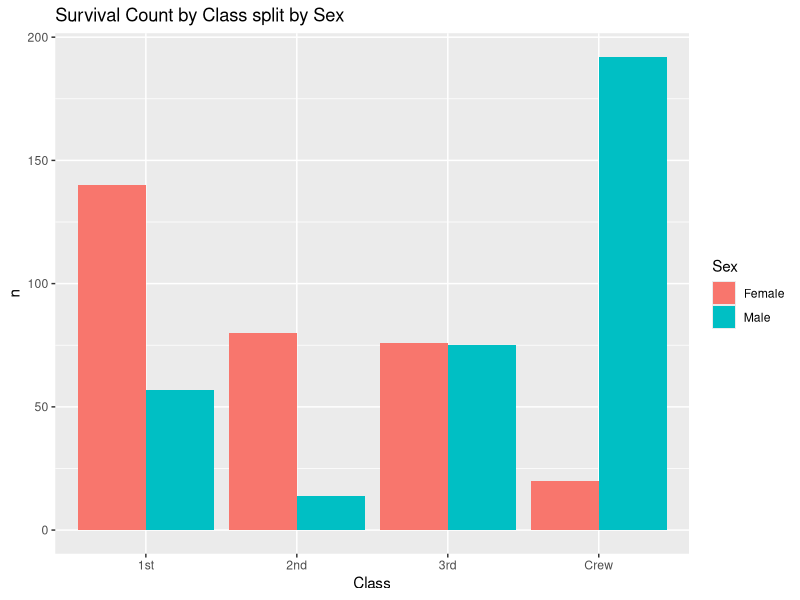
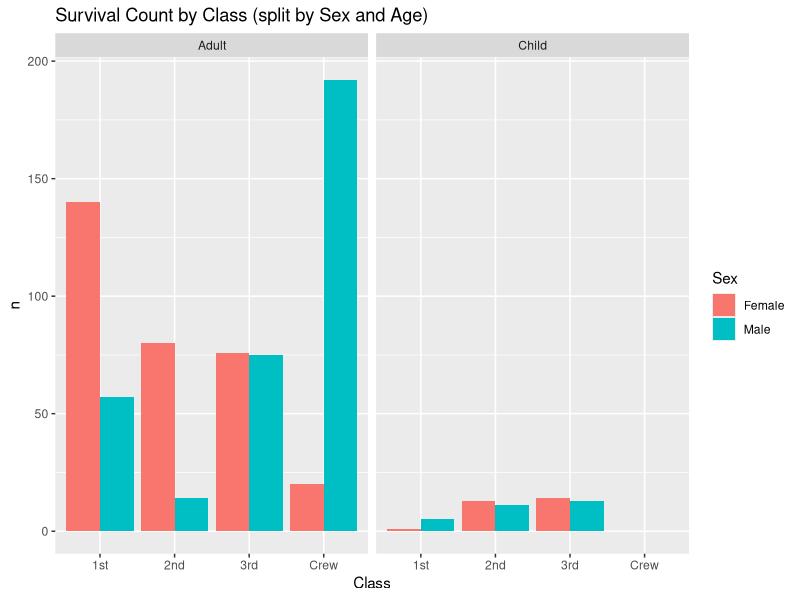
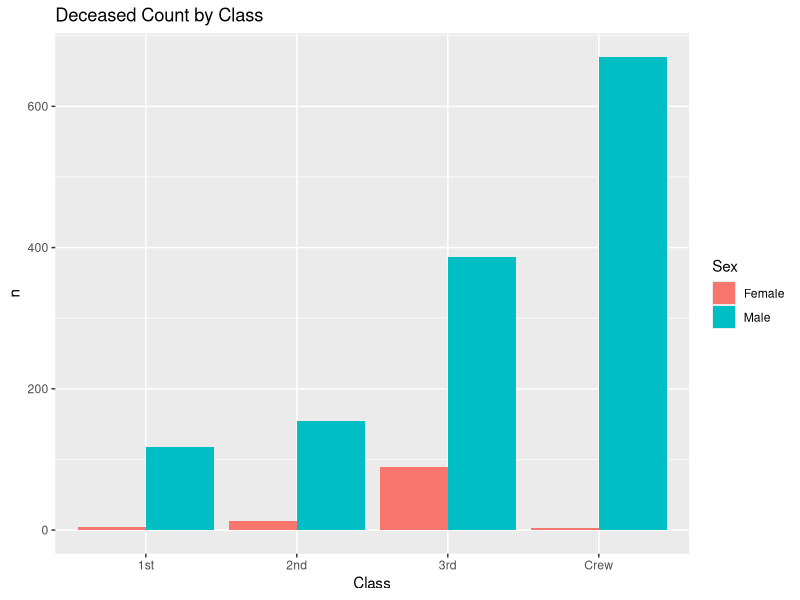
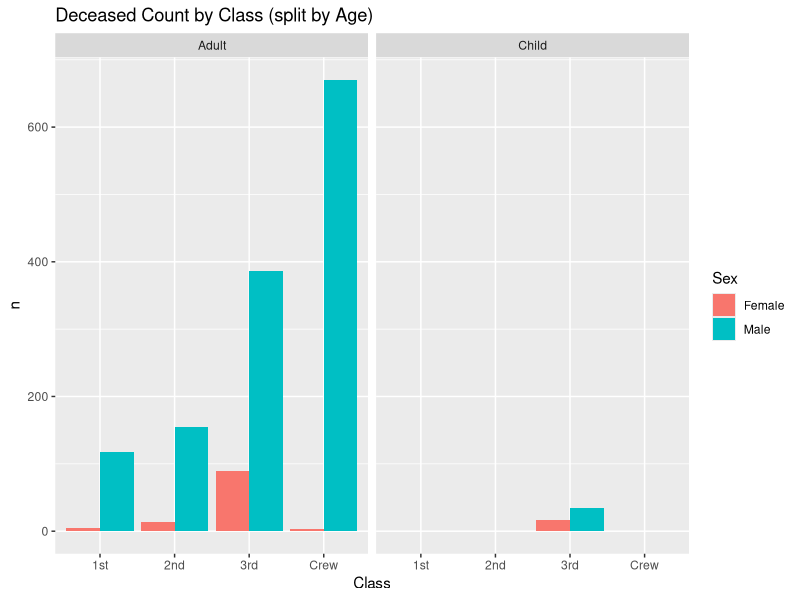
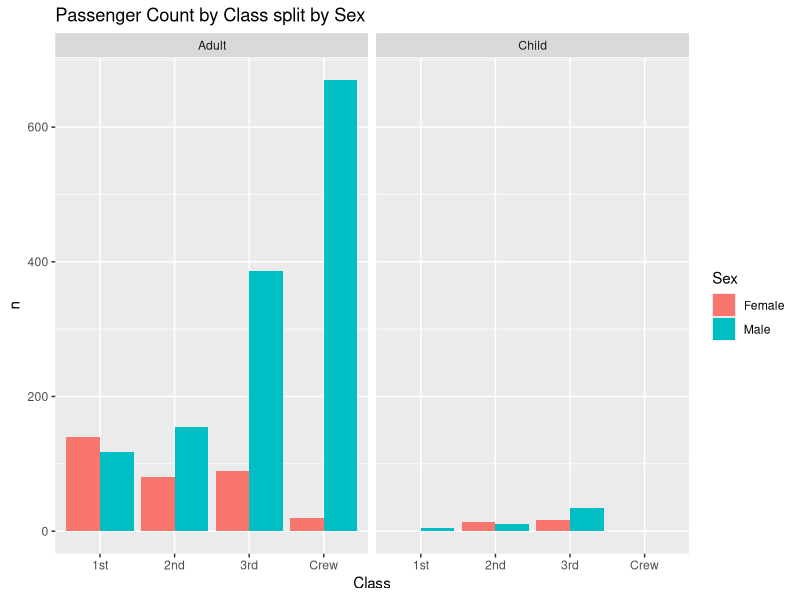
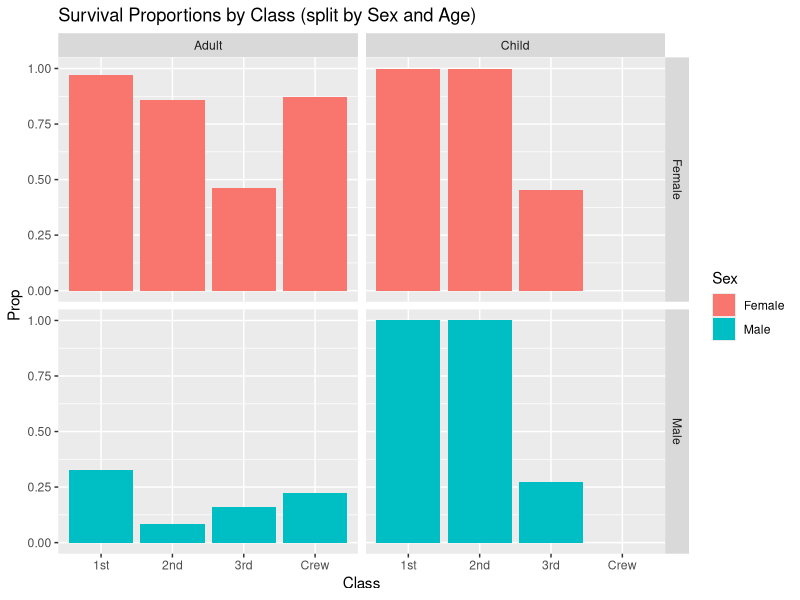
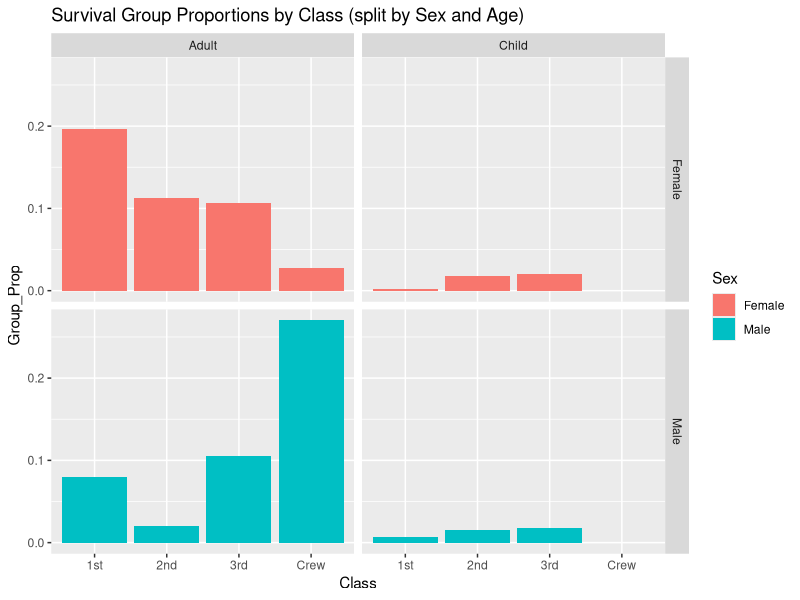

Generate these figures, in order, with R:
## ---- chunk 1
library(tidyverse)

df_titanic <- as_tibble(Titanic)
## ---- chunk 2
## TASK: Perform a `glimpse` of df_titanic
glimpse(df_titanic)
## ---- chunk 3
## NOTE: No need to edit! We'll cover how to
## do this calculation in a later exercise.
df_titanic %>% summarize(total = sum(n))
## ---- chunk 4
df_titanic_survived <- filter(df_titanic, Survived == "Yes")

df_titanic_survived

df_titanic_survived %>%
  ggplot() +
  geom_col(mapping = aes(x = Class, y = n, fill = Sex), position = "dodge") +
  labs(title = "Survival Count by Class split by Sex")

df_titanic_survived %>%
  ggplot() +
  geom_col(mapping = aes(x = Class, y = n, fill = Sex), position = "dodge") + facet_wrap(~ Age) +
  labs(title = "Survival Count by Class (split by Sex and Age)")
## ---- chunk 5
df_titanic_deceased <- filter(df_titanic, Survived == "No")

df_titanic_deceased %>%
  ggplot() +
  geom_col(mapping = aes(x = Class, y = n, fill = Sex), position = "dodge") +
  labs(title = "Deceased Count by Class")

df_titanic_deceased %>%
  ggplot() +
  geom_col(mapping = aes(x = Class, y = n, fill = Sex), position = "dodge") + facet_wrap(~ Age) +
  labs(title = "Deceased Count by Class (split by Age)")
## ---- chunk 6
df_titanic %>%
  ggplot() +
  geom_col(mapping = aes(x = Class, y = n, fill = Sex), position = "dodge") +
  facet_wrap(~ Age) +
  labs(title = "Passenger Count by Class split by Sex")
## ---- chunk 7
## NOTE: No need to edit! We'll cover how to
## do this calculation in a later exercise.
df_prop <-
  df_titanic %>%
  group_by(Class, Sex, Age) %>%
  mutate(Total = sum(n), Prop = n / Total) %>%
  ungroup()
df_prop
## ---- chunk 8
df_prop_survived <- filter(df_prop, Survived == "Yes")

df_prop_survived

df_prop_survived %>%
  ggplot() +
  geom_col(mapping = aes(x = Class, y = Prop, fill = Sex), position = "dodge") +
  facet_grid(Sex ~ Age) +
  labs(title = "Survival Proportions by Class (split by Sex and Age)")
## ---- chunk 9
df_survived <- filter(df_titanic, Survived == "Yes")

total_survived <- sum(df_survived$n)

df_survived_group_prop <-
  df_survived %>%
  group_by(Class, Sex, Age) %>%
  mutate(Group_Prop = n / total_survived) %>%
  ungroup()

df_survived_group_prop

df_survived_group_prop %>%
  ggplot() +
  geom_col(mapping = aes(x = Class, y = Group_Prop, fill = Sex)) +
  facet_grid(Sex ~ Age) +
  labs(title = "Survival Group Proportions by Class (split by Sex and Age)")
